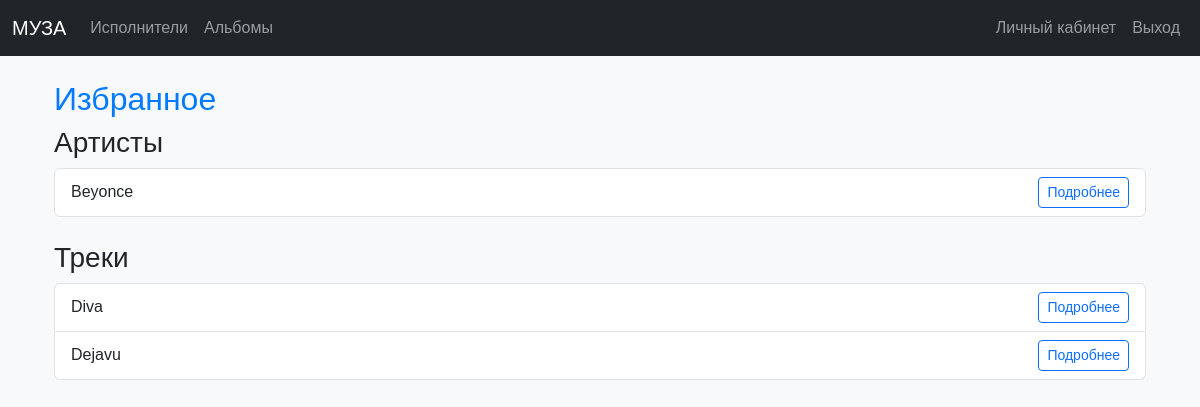
The page /favorites/ (signed in) on the database as committed earlier.
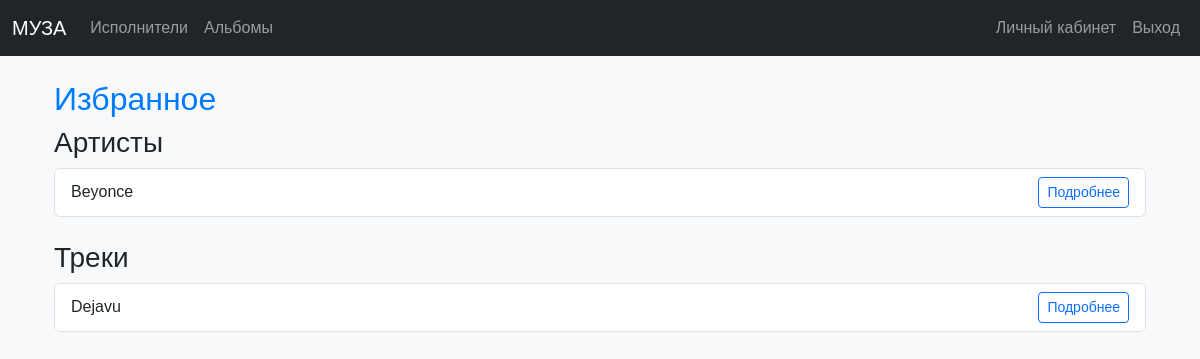
The same page on the database as committed later.
### music/models.py (models this page shows, shortened)
class FavoriteArtist(models.Model):
    user = models.ForeignKey(
        User,
        on_delete=models.CASCADE,
        related_name='favorite_artists',
        verbose_name="Пользователь"
    )
    artist = models.ForeignKey(
        Artist,
        on_delete=models.SET_NULL,
        null=True,
        related_name='fans',
        verbose_name="Артист"
    )
    class Meta:
        verbose_name = "Избранный артист"
        verbose_name_plural = "Избранные артисты"

class BaseModel(models.Model):
    name = models.CharField(max_length=255, verbose_name="Название")
    description = models.TextField(verbose_name="Описание", null=True, blank=True)
    image = models.ImageField(upload_to='images/', null=True, blank=True, verbose_name="Изображение")
    class Meta:
        abstract = True

class Artist(BaseModel):
    type = models.CharField(
        max_length=50,
        choices=[('Band', 'Группа'), ('Solo', 'Соло')],
        verbose_name="Тип"
    )
    class Meta:
        verbose_name = "Артист"
        verbose_name_plural = "Артисты"
        ordering = ['name']

class TrackLike(models.Model):
    user = models.ForeignKey(
        User,
        on_delete=models.CASCADE,
        verbose_name="Пользователь"
    )
    track = models.ForeignKey(
        Track,
        on_delete=models.CASCADE,
        verbose_name="Трек"
    )
    liked_at = models.DateTimeField(auto_now_add=True, verbose_name="Дата лайка")
    class Meta:
        unique_together = ('user', 'track')
        verbose_name = "Лайк трека"
        verbose_name_plural = "Лайки треков"

class Track(models.Model):
    album = models.ForeignKey(
        Album,
        on_delete=models.CASCADE,
        related_name='tracks',
        verbose_name="Альбом"
    )
    title = models.CharField(max_length=255, verbose_name="Название")
    genre = models.CharField(max_length=50, verbose_name="Жанр")
    duration = models.IntegerField(help_text="Длительность в секундах", verbose_name="Длительность")
    audio_file = models.FileField(upload_to='tracks/', null=True, blank=True, verbose_name="Аудиофайл")
    class Meta:
        verbose_name = "Трек"
        verbose_name_plural = "Треки"
        ordering = ['title']

### music/views.py (the view)
# urls.py: path('favorites/', views.favorite_artists, name='favorite_artists'),
@login_required
def favorite_artists(request):
    favorite_artists = FavoriteArtist.objects.filter(user=request.user)
    favorite_tracks = TrackLike.objects.filter(user=request.user)
    return render(request, "music/favorites.html", {
        "favorite_artists": favorite_artists,
        "favorite_tracks": favorite_tracks
    })

### music/templates/music/favorites.html
{% extends "music/base.html" %}
{% block content %}
<div class="container">
    <h2>Избранное</h2>
    <h3>Артисты</h3>
    {% if favorite_artists %}
        <ul class="list-group mb-4">
            {% for favorite_artist in favorite_artists %}
                <li class="list-group-item d-flex justify-content-between align-items-center">
                    {{ favorite_artist.artist.name }}
                    <a href="{% url 'artist_detail' favorite_artist.artist.id %}" class="btn btn-sm btn-outline-primary">Подробнее</a>
                </li>
            {% endfor %}
        </ul>
    {% else %}
        <p>У вас пока нет любимых артистов.</p>
    {% endif %}
    <h3>Треки</h3>
    {% if favorite_tracks %}
        <ul class="list-group">
            {% for favorite_track in favorite_tracks %}
                <li class="list-group-item d-flex justify-content-between align-items-center">
                    {{ favorite_track.track.title }}
                    <a href="{% url 'track_detail' favorite_track.track.id %}" class="btn btn-sm btn-outline-primary">Подробнее</a>
                </li>
            {% endfor %}
        </ul>
    {% else %}
        <p>У вас пока нет любимых песен.</p>
    {% endif %}
</div>
{% endblock %}

### music/templates/music/base.html (shortened to what this page needs)
<!DOCTYPE html>
<html lang="en">
<head>
    {% load static %}
    <link href="https://cdnjs.cloudflare.com/ajax/libs/bootstrap/5.3.0/css/bootstrap.min.css" rel="stylesheet">
    <link href="https://cdnjs.cloudflare.com/ajax/libs/font-awesome/6.0.0/css/all.min.css" rel="stylesheet">
    <link href="{% static 'music/style.css' %}" rel="stylesheet">
</head>
<body>
    <nav class="navbar navbar-expand-lg navbar-dark bg-dark">
    <div class="container-fluid">
        <a class="navbar-brand" href="{% url 'index' %}">МУЗА</a>
        <div class="collapse navbar-collapse" id="navbarNav">
            <ul class="navbar-nav me-auto">
                <li class="nav-item">
                    <a class="nav-link" href="{% url 'all_artists' %}">Исполнители</a>
                </li>
                <li class="nav-item">
                    <a class="nav-link" href="{% url 'all_albums' %}">Альбомы</a>
                </li>
            </ul>
            <ul class="navbar-nav">
                {% if user.is_authenticated %}
                    <li class="nav-item">
                    <a class="nav-link" href="{% url 'user_profile' request.user.username %}">Личный кабинет</a>
                    </li>
                    <li class="nav-item">
                        <a class="nav-link" href="{% url 'logout_user' %}">Выход</a>
                    </li>
                {% endif %}
            </ul>
        </div>
    </div>
</nav>
    <div class="container mt-4">
        {% block content %}{% endblock %}
    </div>
</body>
</html>

### music/static/css/style.css (style rules this page uses)
body { font-family: 'Arial', sans-serif; background-color: #f8f9fa; }
h2 { color: #007bff; }
.navbar { margin-bottom: 20px; }

Rows that differ between the two databases and show on the page:
removed TrackLike: track "Diva"
